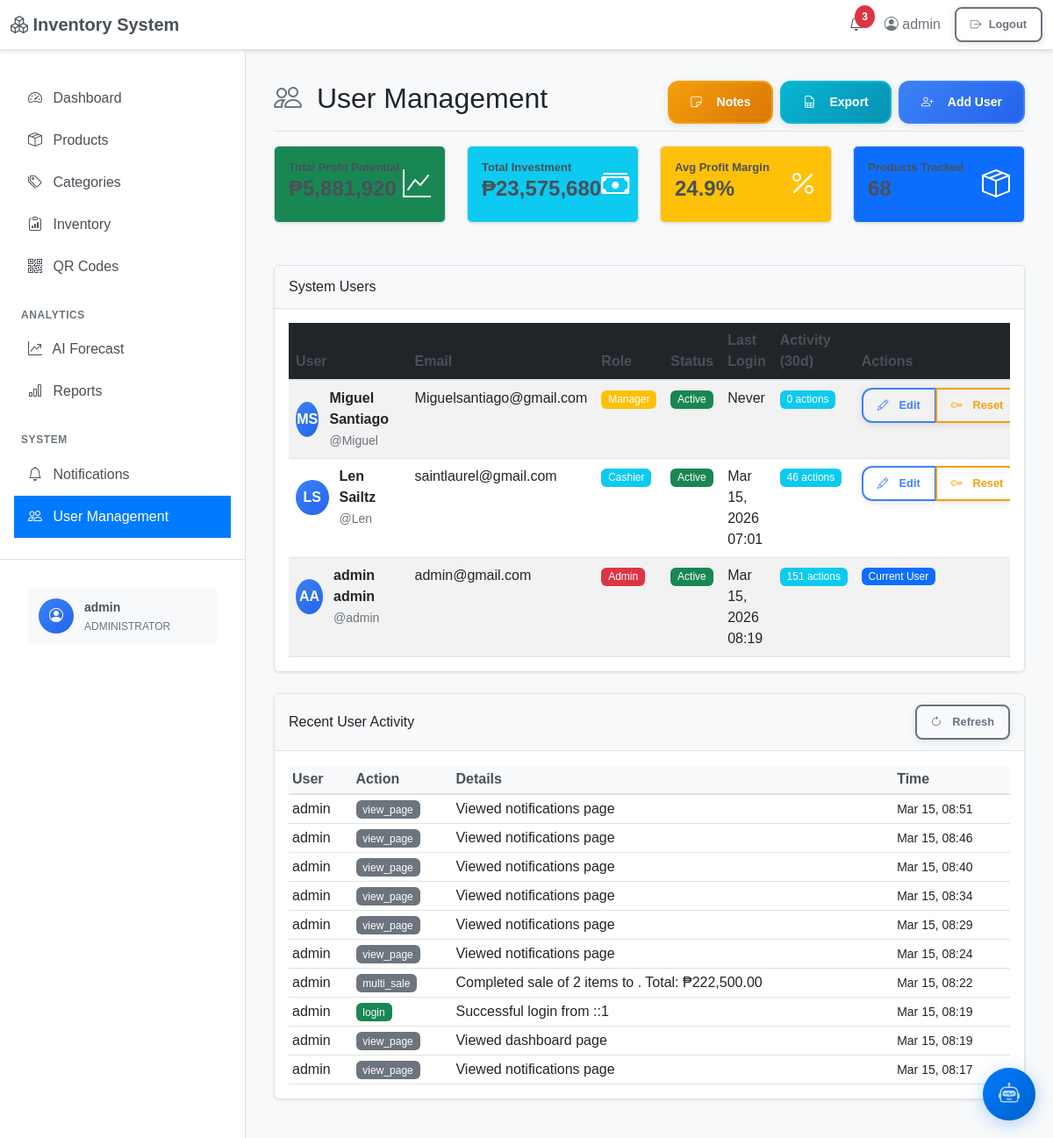
Screenshot of /user_management.php (signed in) with the database file from the repository.
### tables this page shows
CREATE TABLE `users` (
  `id` int(11) NOT NULL,
  `username` varchar(50) NOT NULL,
  `password` varchar(255) NOT NULL,
  `role` enum('admin','manager','cashier','viewer') DEFAULT 'cashier',
  `created_at` timestamp NOT NULL DEFAULT current_timestamp(),
  `email` varchar(100) DEFAULT NULL,
  `first_name` varchar(50) DEFAULT NULL,
  `last_name` varchar(50) DEFAULT NULL,
  `phone` varchar(20) DEFAULT NULL,
  `status` enum('active','inactive','suspended') DEFAULT 'active',
  `last_login` timestamp NULL DEFAULT NULL,
  `failed_login_attempts` int(11) DEFAULT 0,
  `locked_until` timestamp NULL DEFAULT NULL,
  `two_factor_enabled` tinyint(1) DEFAULT 0,
  `two_factor_secret` varchar(32) DEFAULT NULL,
  `created_by` int(11) DEFAULT NULL
);

CREATE TABLE `user_activity_log` (
  `id` int(11) NOT NULL,
  `user_id` int(11) DEFAULT NULL,
  `action` varchar(100) NOT NULL,
  `details` text DEFAULT NULL,
  `ip_address` varchar(45) DEFAULT NULL,
  `user_agent` text DEFAULT NULL,
  `created_at` timestamp NOT NULL DEFAULT current_timestamp()
);

### user_management.php (the view, shortened to what the rows shown need)
<?php
$database = new Database();
$db = $database->getConnection();
try {
    $db->exec("CREATE TABLE IF NOT EXISTS user_permissions (
        id INT AUTO_INCREMENT PRIMARY KEY,
        user_id INT NOT NULL,
        permission VARCHAR(50) NOT NULL,
        granted_by INT NULL,
        granted_at TIMESTAMP DEFAULT CURRENT_TIMESTAMP,
        UNIQUE KEY unique_user_permission (user_id, permission)
    )");
    $db->exec("CREATE TABLE IF NOT EXISTS user_activity_log (
        id INT AUTO_INCREMENT PRIMARY KEY,
        user_id INT NULL,
        action VARCHAR(100) NOT NULL,
        details TEXT NULL,
        ip_address VARCHAR(45),
        user_agent TEXT,
        created_at TIMESTAMP DEFAULT CURRENT_TIMESTAMP,
        INDEX idx_user_date (user_id, created_at),
        INDEX idx_action (action)
    )");
    $db->exec("CREATE TABLE IF NOT EXISTS rate_limits (
        id INT AUTO_INCREMENT PRIMARY KEY,
        ip_address VARCHAR(45) NOT NULL,
        action VARCHAR(50) NOT NULL,
        attempts INT DEFAULT 1,
        last_attempt TIMESTAMP DEFAULT CURRENT_TIMESTAMP ON UPDATE CURRENT_TIMESTAMP,
        blocked_until TIMESTAMP NULL,
        INDEX idx_ip_action (ip_address, action),
        INDEX idx_blocked_until (blocked_until)
    )");
} catch (Exception $e) {
    error_log("User management tables creation error: " . $e->getMessage());
}
try {
    $users = $db->query("
        SELECT
            u.*,
            (SELECT COUNT(*) FROM user_activity_log WHERE user_id = u.id AND created_at >= DATE_SUB(NOW(), INTERVAL 30 DAY)) as recent_activity
        FROM users u
        ORDER BY u.created_at DESC
    ")->fetchAll(PDO::FETCH_ASSOC);
} catch (Exception $e) {
    $users = [];
    error_log("Error fetching users: " . $e->getMessage());
}
try {
    $recent_activity = $db->query("
        SELECT
            ual.*,
            u.username,
            u.first_name,
            u.last_name
        FROM user_activity_log ual
        LEFT JOIN users u ON ual.user_id = u.id
        ORDER BY ual.created_at DESC
        LIMIT 50
    ")->fetchAll(PDO::FETCH_ASSOC);
} catch (Exception $e) {
    $recent_activity = [];
}
?>
<!DOCTYPE html>
<html lang="en">
<head>
    <link href="https://cdn.jsdelivr.net/npm/bootstrap@5.3.0/dist/css/bootstrap.min.css" rel="stylesheet">
    <link rel="stylesheet" href="https://cdn.jsdelivr.net/npm/bootstrap-icons@1.11.0/font/bootstrap-icons.css">
    <link rel="stylesheet" href="css/style.css?v=<?php echo time(); ?>">
</head>
<body>
    <div class="container-fluid">
        <main>
            <div class="d-flex justify-content-between flex-wrap flex-md-nowrap align-items-center pt-3 pb-2 mb-3 border-bottom">
                <h1 class="h2"><i class="bi bi-people"></i> User Management</h1>
            </div>
            <div class="card mb-4">
                <div class="card-body">
                    <div class="table-responsive">
                        <table class="table table-striped table-hover" id="usersTable">
                            <thead class="table-dark">
                                <tr>
                                    <th>User</th>
                                    <th>Email</th>
                                    <th>Role</th>
                                    <th>Status</th>
                                    <th>Last Login</th>
                                    <th>Activity (30d)</th>
                                    <th>Actions</th>
                                </tr>
                            </thead>
                            <tbody>
                                <?php foreach ($users as $user): ?>
                                    <tr class="user-row">
                                        <td>
                                            <div class="d-flex align-items-center">
                                                <div class="user-avatar">
                                                    <?php echo strtoupper(substr($user['first_name'], 0, 1) . substr($user['last_name'], 0, 1)); ?>
                                                </div>
                                                <div>
                                                    <strong><?php echo htmlspecialchars($user['first_name'] . ' ' . $user['last_name']); ?></strong>
                                                    <br><small class="text-muted">@<?php echo htmlspecialchars($user['username']); ?></small>
                                                </div>
                                            </div>
                                        </td>
                                        <td><?php echo htmlspecialchars($user['email']); ?></td>
                                        <td>
                                            <?php
                                            $role = trim(strtolower($user['role'] ?? ''));
                                            $role_colors = [
                                                'admin' => 'danger',
                                                'manager' => 'warning',
                                                'cashier' => 'info',
                                                'viewer' => 'secondary'
                                            ];
                                            $role_color = $role_colors[$role] ?? 'dark';
                                            $role_display = ucfirst($role) ?: 'Unknown';
                                            ?>
                                            <span class="badge bg-<?php echo $role_color; ?>" title="Role: <?php echo htmlspecialchars($user['role']); ?>">
                                                <?php echo htmlspecialchars($role_display); ?>
                                            </span>
                                        </td>
                                        <td>
                                            <span class="badge bg-<?php
                                                echo $user['status'] === 'active' ? 'success' :
                                                    ($user['status'] === 'inactive' ? 'secondary' : 'danger');
                                            ?>">
                                                <?php echo ucfirst($user['status']); ?>
                                            </span>
                                        </td>
                                        <td>
                                            <?php echo $user['last_login'] ? date('M d, Y H:i', strtotime($user['last_login'])) : 'Never'; ?>
                                        </td>
                                        <td>
                                            <span class="badge bg-info"><?php echo $user['recent_activity']; ?> actions</span>
                                        </td>
                                        <td>
                                            <div class="btn-group" role="group">
                                                <?php if ($user['id'] != $_SESSION['user_id']): ?>
                                                    <button class="btn btn-sm btn-outline-primary" onclick="editUser(<?php echo htmlspecialchars(json_encode($user)); ?>)" title="Edit User">
                                                        <i class="bi bi-pencil me-1"></i> Edit
                                                    </button>
                                                    <form method="POST" style="display: inline;">
                                                        <button type="submit" class="btn btn-sm btn-outline-warning" onclick="return confirm('Reset password for this user?')" title="Reset Password">
                                                            <i class="bi bi-key me-1"></i> Reset
                                                        </button>
                                                    </form>
                                                <?php else: ?>
                                                    <span class="badge bg-primary">Current User</span>
                                                <?php endif; ?>
                                            </div>
                                        </td>
                                    </tr>
                                <?php endforeach; ?>
                            </tbody>
                        </table>
                    </div>
                </div>
            </div>
            <div class="card">
                <div class="card-body">
                    <div class="table-responsive">
                        <table class="table table-sm table-hover" id="activityTable">
                            <thead class="table-light">
                                <tr>
                                    <th>User</th>
                                    <th>Action</th>
                                    <th>Details</th>
                                    <th>Time</th>
                                </tr>
                            </thead>
                            <tbody id="activity-table-body">
                                <?php foreach (array_slice($recent_activity, 0, 10) as $activity): ?>
                                    <tr class="activity-row" data-id="<?php echo $activity['id']; ?>">
                                        <td><?php echo htmlspecialchars($activity['username'] ?? 'System'); ?></td>
                                        <td>
                                            <span class="badge bg-<?php
                                                $action_colors = [
                                                    'login' => 'success',
                                                    'logout' => 'secondary',
                                                    'create_user' => 'primary',
                                                    'update_user' => 'info',
                                                    'delete_user' => 'danger',
                                                    'reset_password' => 'warning'
                                                ];
                                                echo $action_colors[$activity['action']] ?? 'secondary';
                                            ?>">
                                                <?php echo htmlspecialchars($activity['action']); ?>
                                            </span>
                                        </td>
                                        <td><?php echo htmlspecialchars($activity['details'] ?? ''); ?></td>
                                        <td>
                                            <small><?php echo date('M d, H:i', strtotime($activity['created_at'])); ?></small>
                                        </td>
                                    </tr>
                                <?php endforeach; ?>
                            </tbody>
                        </table>
                    </div>
                </div>
            </div>
        </main>
    </div>
</body>
</html>

### rows the page displays
users: first_name+last_name "MS", first_name+last_name "Miguel Santiago", username "Miguel", email "Miguelsantiago@gmail.com", role "Manager", status "Active", shows "Never", recent_activity "0"
users: first_name+last_name "LS", first_name+last_name "Len Sailtz", username "Len", email "saintlaurel@gmail.com", role "Cashier", status "Active", last_login "Mar 15, 2026 07:01", recent_activity "46"
users: first_name+last_name "AA", first_name+last_name "admin admin", username "admin", email "admin@gmail.com", role "Admin", status "Active", last_login "Mar 15, 2026 08:19", recent_activity "151", shows "Current User"
user_activity_log: user.username "admin", action "view_page", details "Viewed notifications page", created_at "Mar 15, 08:51"
user_activity_log: user.username "admin", action "view_page", details "Viewed notifications page", created_at "Mar 15, 08:46"
user_activity_log: user.username "admin", action "view_page", details "Viewed notifications page", created_at "Mar 15, 08:40"
user_activity_log: user.username "admin", action "view_page", details "Viewed notifications page", created_at "Mar 15, 08:34"
user_activity_log: user.username "admin", action "view_page", details "Viewed notifications page", created_at "Mar 15, 08:29"
user_activity_log: user.username "admin", action "view_page", details "Viewed notifications page", created_at "Mar 15, 08:24"
user_activity_log: user.username "admin", action "multi_sale", details "Completed sale of 2 items to . Total: ₱222,500.00", created_at "Mar 15, 08:22"
user_activity_log: user.username "admin", action "login", details "Successful login from ::1", created_at "Mar 15, 08:19"
user_activity_log: user.username "admin", action "view_page", details "Viewed dashboard page", created_at "Mar 15, 08:19"
user_activity_log: user.username "admin", action "view_page", details "Viewed notifications page", created_at "Mar 15, 08:17"

### other values shown
$unread_count "3"
$_SESSION['username'] "admin"
$total_investment "23,575,680"
$avg_margin "24.9"
